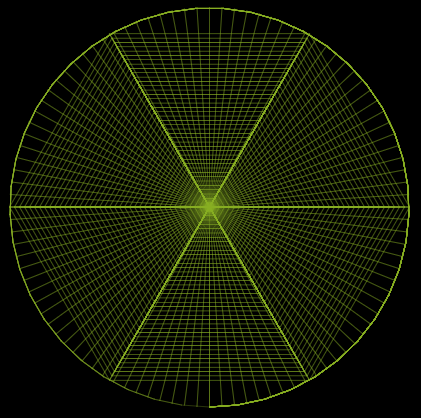

This figure's Python source:
from turtle import *
tom = Turtle()
tom.shape('turtle')
tom.speed(0)
tom.color('#88af23')


def sample():
    side = 200
    tom.width(0.5)
    for count in range (40):
        for i in range (3):
            tom.fd(side)
            tom.lt(120)
        side=side-5

for k in range (6):
    sample()
    tom.lt(60)

tom.width(0.3)
for t in range (100):
    tom.fd(200)
    tom.fd(-200)
    tom.lt(360.0/100)
    
tom.rt(90)
tom.fd(200)
tom.lt(90)
tom.circle(200)

tom.hideturtle()
